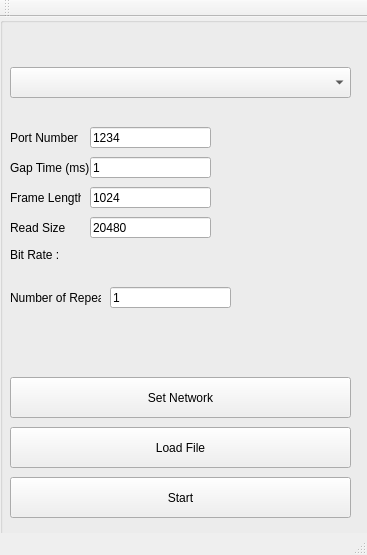
<?xml version="1.0" encoding="UTF-8"?>
<ui version="4.0">
 <class>MainWindow</class>
 <widget class="QMainWindow" name="MainWindow">
  <property name="geometry">
   <rect>
    <x>0</x>
    <y>0</y>
    <width>367</width>
    <height>555</height>
   </rect>
  </property>
  <property name="minimumSize">
   <size>
    <width>367</width>
    <height>555</height>
   </size>
  </property>
  <property name="maximumSize">
   <size>
    <width>367</width>
    <height>555</height>
   </size>
  </property>
  <property name="windowTitle">
   <string>Send To LAN</string>
  </property>
  <property name="layoutDirection">
   <enum>Qt::LeftToRight</enum>
  </property>
  <property name="autoFillBackground">
   <bool>false</bool>
  </property>
  <property name="styleSheet">
   <string notr="true"/>
  </property>
  <property name="animated">
   <bool>true</bool>
  </property>
  <property name="documentMode">
   <bool>false</bool>
  </property>
  <property name="dockNestingEnabled">
   <bool>false</bool>
  </property>
  <property name="unifiedTitleAndToolBarOnMac">
   <bool>false</bool>
  </property>
  <widget class="QWidget" name="centralWidget">
   <widget class="QGroupBox" name="groupBox">
    <property name="geometry">
     <rect>
      <x>0</x>
      <y>0</y>
      <width>371</width>
      <height>531</height>
     </rect>
    </property>
    <property name="title">
     <string/>
    </property>
    <widget class="QPushButton" name="LoadFileButton">
     <property name="geometry">
      <rect>
       <x>10</x>
       <y>410</y>
       <width>341</width>
       <height>41</height>
      </rect>
     </property>
     <property name="text">
      <string>Load File</string>
     </property>
    </widget>
    <widget class="QPushButton" name="StartButton">
     <property name="geometry">
      <rect>
       <x>10</x>
       <y>460</y>
       <width>341</width>
       <height>41</height>
      </rect>
     </property>
     <property name="text">
      <string>Start</string>
     </property>
    </widget>
    <widget class="QComboBox" name="CB_devList">
     <property name="geometry">
      <rect>
       <x>10</x>
       <y>50</y>
       <width>341</width>
       <height>31</height>
      </rect>
     </property>
    </widget>
    <widget class="QPushButton" name="SetNetwork_PB">
     <property name="geometry">
      <rect>
       <x>10</x>
       <y>360</y>
       <width>341</width>
       <height>41</height>
      </rect>
     </property>
     <property name="text">
      <string>Set Network</string>
     </property>
    </widget>
    <widget class="QLabel" name="GapTime_Lbl">
     <property name="geometry">
      <rect>
       <x>10</x>
       <y>140</y>
       <width>81</width>
       <height>21</height>
      </rect>
     </property>
     <property name="text">
      <string>Gap Time (ms)</string>
     </property>
    </widget>
    <widget class="QLineEdit" name="GapTimeVal_LE">
     <property name="geometry">
      <rect>
       <x>90</x>
       <y>140</y>
       <width>121</width>
       <height>21</height>
      </rect>
     </property>
     <property name="text">
      <string>1</string>
     </property>
    </widget>
    <widget class="QLabel" name="BitRate_Lbl">
     <property name="geometry">
      <rect>
       <x>10</x>
       <y>230</y>
       <width>51</width>
       <height>16</height>
      </rect>
     </property>
     <property name="text">
      <string>Bit Rate :</string>
     </property>
    </widget>
    <widget class="QLabel" name="BitRateVal_Lbl">
     <property name="geometry">
      <rect>
       <x>90</x>
       <y>230</y>
       <width>121</width>
       <height>16</height>
      </rect>
     </property>
     <property name="text">
      <string/>
     </property>
    </widget>
    <widget class="QLabel" name="FrameLen_Lbl">
     <property name="geometry">
      <rect>
       <x>10</x>
       <y>170</y>
       <width>71</width>
       <height>21</height>
      </rect>
     </property>
     <property name="text">
      <string>Frame Length</string>
     </property>
    </widget>
    <widget class="QLineEdit" name="FrameLenVal_LE">
     <property name="geometry">
      <rect>
       <x>90</x>
       <y>170</y>
       <width>121</width>
       <height>21</height>
      </rect>
     </property>
     <property name="text">
      <string>1024</string>
     </property>
    </widget>
    <widget class="QLabel" name="ReadSize_Lbl">
     <property name="geometry">
      <rect>
       <x>10</x>
       <y>200</y>
       <width>71</width>
       <height>21</height>
      </rect>
     </property>
     <property name="text">
      <string>Read Size</string>
     </property>
    </widget>
    <widget class="QLineEdit" name="ReadSizeVal_LE">
     <property name="geometry">
      <rect>
       <x>90</x>
       <y>200</y>
       <width>121</width>
       <height>21</height>
      </rect>
     </property>
     <property name="text">
      <string>20480</string>
     </property>
    </widget>
    <widget class="QLabel" name="PortNum_Lbl">
     <property name="geometry">
      <rect>
       <x>10</x>
       <y>110</y>
       <width>81</width>
       <height>21</height>
      </rect>
     </property>
     <property name="text">
      <string>Port Number</string>
     </property>
    </widget>
    <widget class="QLineEdit" name="PortNum_LE">
     <property name="geometry">
      <rect>
       <x>90</x>
       <y>110</y>
       <width>121</width>
       <height>21</height>
      </rect>
     </property>
     <property name="text">
      <string>1234</string>
     </property>
    </widget>
    <widget class="QLabel" name="ReadSize_Lbl_2">
     <property name="geometry">
      <rect>
       <x>10</x>
       <y>270</y>
       <width>91</width>
       <height>21</height>
      </rect>
     </property>
     <property name="text">
      <string>Number of Repeat:</string>
     </property>
    </widget>
    <widget class="QLineEdit" name="NumRep_LE">
     <property name="geometry">
      <rect>
       <x>110</x>
       <y>270</y>
       <width>121</width>
       <height>21</height>
      </rect>
     </property>
     <property name="text">
      <string>1</string>
     </property>
    </widget>
   </widget>
  </widget>
  <widget class="QMenuBar" name="menuBar">
   <property name="geometry">
    <rect>
     <x>0</x>
     <y>0</y>
     <width>367</width>
     <height>20</height>
    </rect>
   </property>
  </widget>
  <widget class="QToolBar" name="mainToolBar">
   <attribute name="toolBarArea">
    <enum>TopToolBarArea</enum>
   </attribute>
   <attribute name="toolBarBreak">
    <bool>false</bool>
   </attribute>
  </widget>
  <widget class="QStatusBar" name="statusBar"/>
 </widget>
 <layoutdefault spacing="6" margin="11"/>
 <resources/>
 <connections/>
</ui>
